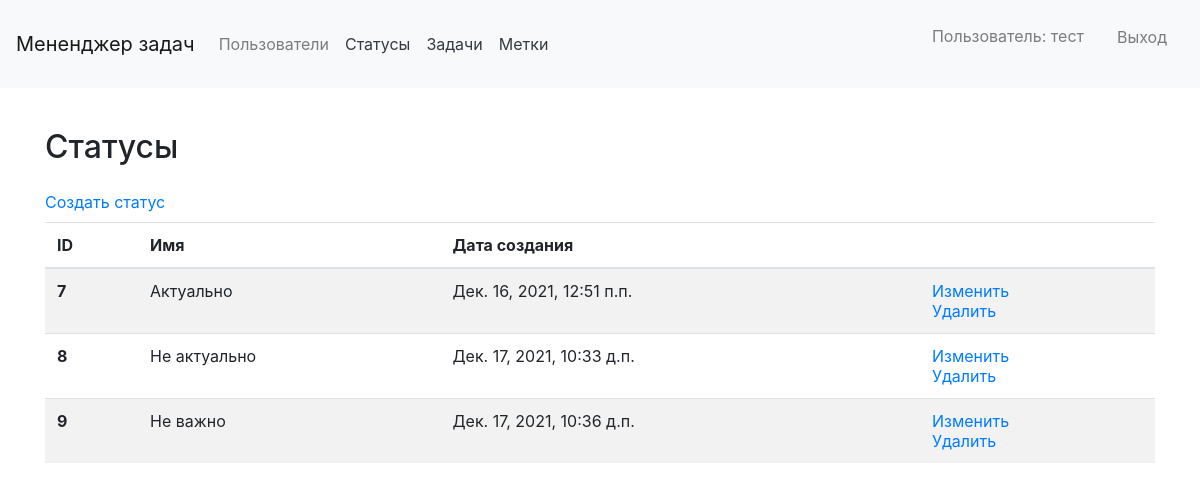
The app's page /statuses/ (signed in) with its own data.
### main_page/models.py (models this page shows)
class CustomUser(AbstractUser):
    def __str__(self):
        return self.username

### status/models.py (models this page shows, shortened)
class Status(models.Model):
    name = models.CharField(max_length=30)
    created_at = models.DateTimeField(auto_now_add=True)
    class Meta(object):
        verbose_name = 'status'
        verbose_name_plural = 'statuses'

### status/views.py (the view)
# urls.py: path('', StatusesListView.as_view(), name='statuses'),
class StatusesListView(LoginRequiredMixin, ListView):
    model = Status
    template_name = 'status/statuses_list.html'
    context_object_name = 'statuses_list'
    login_url = reverse_lazy('login_page')
    redirect_field_name = 'redirect_to'

### templates/status/statuses_list.html (shortened to what this page needs)
{% extends 'main_template.html' %}
{% load i18n %}
{% block title %}
    <head>
    </head>
{% endblock %}
{% block content %}
<div class="container wrapper flex-grow-1">
    <h1 class="my-4 h2">
        {% trans "Статусы" %}
    </h1>
    <a href='{% url "create_status" %}'>{% trans "Создать статус" %}</a>
    <table class="table table-striped mt-2">
    <thead>
        <tr>
        <th scope="col">ID</th>
        <th scope="col">{% trans "Имя" %}</th>
        <th scope="col">{% trans "Дата создания" %}</th>
        <th scope="col"></th>
        </tr>
    </thead>
    <tbody>
        {% for status in statuses_list %}
            <tr>
            <th scope="row">{{ status.pk }}</th>
            <td>{{ status.name }}</td>
            <td>{{ status.created_at }}</td>
            <td>
                {% if user.id == request.user.id %}
                    <a href="{% url 'update_status' status.pk %}">{% trans "Изменить" %}</a> <br>
                    <a href="{% url 'delete_status' status.pk %}">{% trans "Удалить" %}</a>
                {% endif %}
            </td>
            </tr>
        {% endfor %}
    </tbody>
    </table>
</div>
{% endblock %}

### templates/main_template.html (shortened to what this page needs)
{% load static %}
    {% load bootstrap4 %}
    {% bootstrap_css %}
{% load i18n %}
{% block title %}
{% endblock %}
<body class="d-flex flex-column min-vh-100">
    <nav class="navbar navbar-expand-lg navbar-light bg-light mb-3">
      <a class="navbar-brand" href="{% url 'home' %}"}>{% trans "Мененджер задач" %}</a>
      <div class="collapse navbar-collapse" id="navbarToggleExternalContent">
        <ul class="navbar-nav mr-auto">
          <li class="nav-item">
            <a class="nav-link" href="{% url 'users_page' %}">{% trans "Пользователи" %}</a>
          </li>
            {% if request.user.is_authenticated %}
                <a class="p-2 text-dark" href="{% url 'statuses' %}">{% trans 'Статусы' %}</a>
                <a class="p-2 text-dark" href="{% url 'tasks' %}">{% trans 'Задачи' %}</a>
                <a class="p-2 text-dark" href="{% url 'tags' %}">{% trans 'Метки' %}</a>
            {% endif %}
        </ul>
        <ul class="navbar-nav">
                {% if request.user.is_authenticated %}
                <li class="nav-link">
                    <p class="nav-link">{% trans 'Пользователь' %}: {{ user.get_username }}</p>
                </li>
                <li class="btn nav-link">
                    <a class="nav-link" href="{% url 'logout' %}">{% trans 'Выход' %}</a>
                </li>
                {% endif %}
        </ul>
      </div>
    </nav>
    {% block content %}
    {% endblock %}
</body></html>

### records on screen
CustomUser: get_username "тест"
Status: pk "7", name "Актуально", created_at "Дек. 16, 2021, 12:51 п.п."
Status: pk "8", name "Не актуально", created_at "Дек. 17, 2021, 10:33 д.п."
Status: pk "9", name "Не важно", created_at "Дек. 17, 2021, 10:36 д.п."
